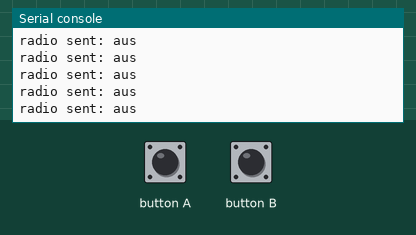
Simulated run of this program. Board: Calliope mini (MakeCode). Parts: the last lines printed to the serial console. The inputs (shaded band) are chosen by the test bench. No radio messages arrive unless stated (any console line starting 'radio sent:' is added by the test bench).

Above: at 1.2 s.
1.3 s: button A pressed for 0.15 s
At 1.9 s:
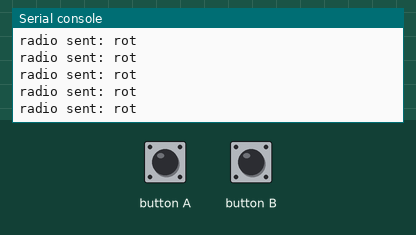
2.9 s: button B pressed for 0.15 s
At 3.5 s:
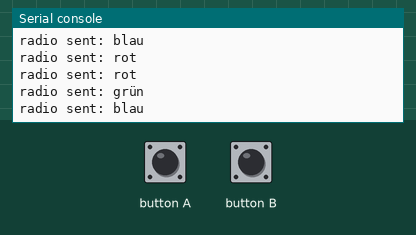

Measured:
- after the input at 1.3 s, the serial console: prints a new line after 0.16 s (image 1)
- after the input at 2.9 s, the serial console: prints a new line after 0.16 s (image 2)

The program:

main.ts
```typescript
radio.setTransmitPower(7)
radio.setGroup(222)

let i = 0
let white = false

basic.forever(function () {
    if (i == 1) {
        radio.sendString("rot")
    } else if (i == 2) {
        radio.sendString("grün")
    } else if (i == 3) {
        radio.sendString("blau")
    } else {
        radio.sendString("aus")
        i = 0
    }

    //white
    if (white) {
        radio.sendString("rot")
        radio.sendString("grün")
        radio.sendString("blau")
    }

})

input.onButtonEvent(Button.A, input.buttonEventClick(), function () {
    i++
})

input.onButtonEvent(Button.B, input.buttonEventClick(), function () {
    if (white) {
        white = false
    } else {
        white = true
    }

})
```

test.ts
```typescript
// Hier kann man Tests durchführen; diese Datei wird nicht kompiliert, wenn dieses Paket als Erweiterung verwendet wird.
```
